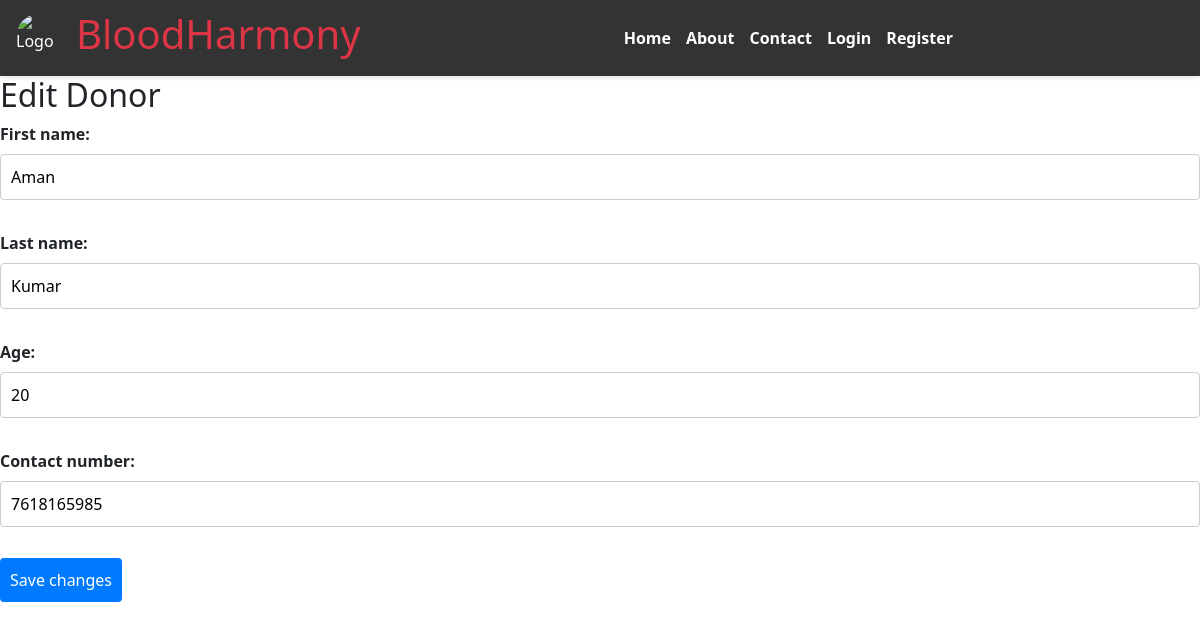
/donors/edit/1/, run on the app's committed database.
### donor/models.py (models this page shows, shortened)
class DonorProfile(models.Model):
    user = models.OneToOneField(UserProfile, on_delete=models.CASCADE)
    first_name = models.CharField(max_length=30)
    last_name = models.CharField(max_length=30)
    age = models.IntegerField()
    contact_number = models.CharField(max_length=15)

### donor/views.py (the view)
# urls.py: path('donors/edit/<int:donor_id>/', views.edit_donor_view, name='edit_donor'),
def edit_donor_view(request, donor_id):
    donor = get_object_or_404(DonorProfile, id=donor_id)
    if request.method == 'POST':
        form = DonorProfileForm(request.POST, instance=donor)
        if form.is_valid():
            form.save()
            return redirect(reverse('donor_list'))
    else:
        form = DonorProfileForm(instance=donor)
    return render(request, 'edit_donor.html', {'form': form, 'donor': donor})

### donor/forms.py
class DonorProfileForm(forms.ModelForm):
    class Meta:
        model = DonorProfile
        fields = ['first_name', 'last_name', 'age', 'contact_number']

### donor/templates/edit_donor.html (shortened to what this page needs)
{% extends "home.html" %}
{% block content %}
<h2>Edit Donor</h2>
<form method="post">
    {{ form.as_p }}
    <button type="submit">Save changes</button>
</form>
{% endblock %}

### donor/static/css/a.css (style rules this page uses)
* { margin: 0; padding: 0; box-sizing: border-box; }
body { font-family: Arial, sans-serif; background-color: #f4f4f4; width: 100vw; display: flex; flex-direction: column; }
html, body { height: 100%; margin: 0; }
form label { display: block; margin-bottom: 8px; font-weight: bold; }
form input, form select { width: 100%; padding: 10px; margin-bottom: 15px; border: 1px solid #ccc; border-radius: 4px; }
form button { padding: 10px; background-color: #007bff; color: #fff; border: none; border-radius: 4px; cursor: pointer; font-size: 16px; }
html, body { height: 100%; margin: 0; display: flex; flex-direction: column; }

### data on the page
DonorProfile: first_name "Aman", last_name "Kumar", age "20", contact_number "7618165985"
